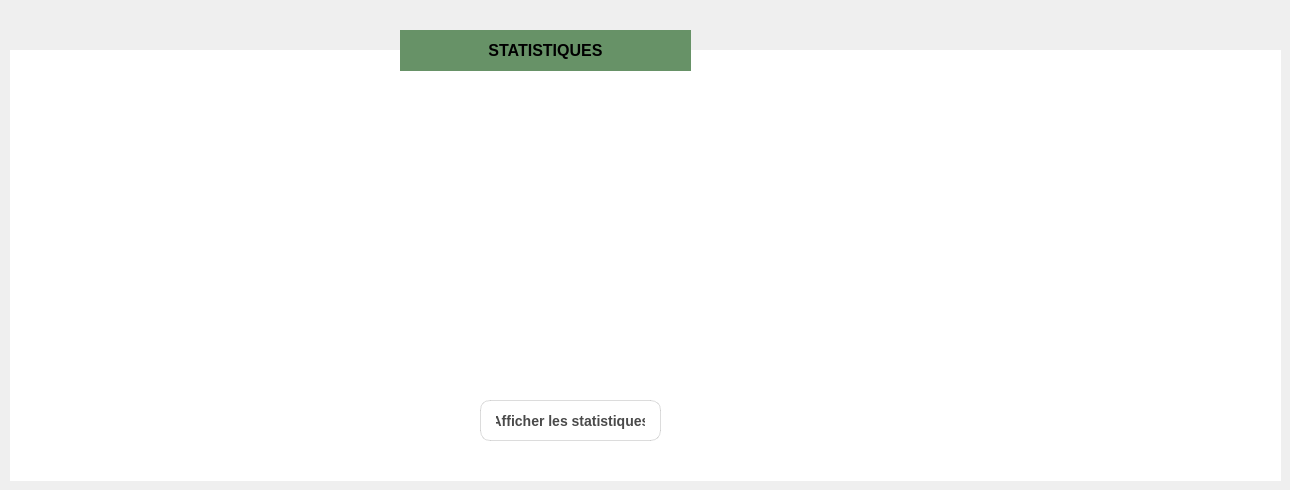
        <widget class="QWidget" name="Statsitiques">
         <attribute name="title">
          <string>Statsitiques</string>
         </attribute>
         <widget class="QLabel" name="label_11">
          <property name="geometry">
           <rect>
            <x>10</x>
            <y>50</y>
            <width>1271</width>
            <height>431</height>
           </rect>
          </property>
          <property name="styleSheet">
           <string notr="true">background-color: rgb(255, 255, 255);</string>
          </property>
          <property name="text">
           <string/>
          </property>
         </widget>
         <widget class="QLabel" name="label_28">
          <property name="geometry">
           <rect>
            <x>400</x>
            <y>30</y>
            <width>291</width>
            <height>41</height>
           </rect>
          </property>
          <property name="styleSheet">
           <string notr="true">background-color: #679267;</string>
          </property>
          <property name="text">
           <string>&lt;html&gt;&lt;head/&gt;&lt;body&gt;&lt;p align=&quot;center&quot;&gt;&lt;span style=&quot; font-size:12pt; font-weight:700;&quot;&gt;STATISTIQUES&lt;/span&gt;&lt;/p&gt;&lt;/body&gt;&lt;/html&gt;</string>
          </property>
         </widget>
         <widget class="QWidget" name="widget_5" native="true">
          <property name="geometry">
           <rect>
            <x>180</x>
            <y>100</y>
            <width>851</width>
            <height>351</height>
           </rect>
          </property>
          <widget class="QPushButton" name="pushButton_10">
           <property name="geometry">
            <rect>
             <x>300</x>
             <y>300</y>
             <width>181</width>
             <height>41</height>
            </rect>
           </property>
           <property name="styleSheet">
            <string notr="true">QPushButton {
    background: qlineargradient(spread:pad, x1:0, y1:0, x2:1, y2:1,
                                stop:0 rgba(193, 179, 255, 200), 
                                stop:1 rgba(255, 228, 196, 200));
    color: #4A4A4A;
    border-radius: 10px;
    border: 1px solid rgba(74, 74, 74, 50);
    padding: 8px 15px;
    font-size: 14px;
    font-weight: bold;
}

QPushButton:hover {
    background: qlineargradient(spread:pad, x1:0, y1:0, x2:1, y2:1,
                                stop:0 rgba(170, 153, 255, 200), 
                                stop:1 rgba(255, 204, 153, 200));
    color: black;
}

QPushButton:pressed {
    background: rgba(193, 179, 255, 180);
}
</string>
           </property>
           <property name="text">
            <string>Afficher les statistiques</string>
           </property>
          </widget>
         </widget>
        </widget>
